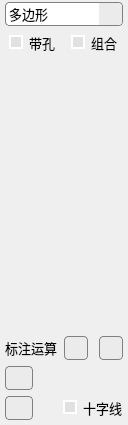
            <widget class="QWidget" name="page_4">
             <property name="enabled">
              <bool>true</bool>
             </property>
             <property name="geometry">
              <rect>
               <x>0</x>
               <y>0</y>
               <width>128</width>
               <height>425</height>
              </rect>
             </property>
             <property name="font">
              <font>
               <pointsize>10</pointsize>
              </font>
             </property>
             <attribute name="label">
              <string>        绘制标注</string>
             </attribute>
             <layout class="QVBoxLayout" name="verticalLayout_2" stretch="1,0,50,1,0,0,1">
              <property name="spacing">
               <number>6</number>
              </property>
              <property name="leftMargin">
               <number>5</number>
              </property>
              <property name="topMargin">
               <number>2</number>
              </property>
              <property name="rightMargin">
               <number>5</number>
              </property>
              <property name="bottomMargin">
               <number>0</number>
              </property>
              <item>
               <widget class="QComboBox" name="comboBox_2">
                <property name="minimumSize">
                 <size>
                  <width>0</width>
                  <height>24</height>
                 </size>
                </property>
                <property name="maximumSize">
                 <size>
                  <width>16777215</width>
                  <height>24</height>
                 </size>
                </property>
                <property name="font">
                 <font>
                  <pointsize>10</pointsize>
                 </font>
                </property>
                <property name="styleSheet">
                 <string notr="true">QComboBox {
    border-radius: 4px;
    border: 1px solid grey;
    padding: 1px 18px 1px 3px;
    background-color: white;
    selection-background-color: darkgray;
}
QComboBox:hover {

    background-color: rgb(210, 230, 245);
}

QComboBox::drop-down {
    subcontrol-origin: padding;
    subcontrol-position: center right;
    width: 15px;
	padding:4px;
    border-left-width: 1px;
    border-left-color: #d4d4d4;
	border-top-right-radius: 4px;
	border-bottom-right-radius: 4px;
    /*background-color: qlineargradient(x1: 0, y1: 0, x2: 1, y2: 0, stop: 0 #e6e6e6, stop: 1 #d4d4d4);*/
background-color: rgb(235, 235, 235);
}


QComboBox::down-arrow {
    border-image: url(images/ChevronDown_black.svg);
}
</string>
                </property>
                <item>
                 <property name="text">
                  <string>多边形</string>
                 </property>
                </item>
                <item>
                 <property name="text">
                  <string>矩形</string>
                 </property>
                </item>
                <item>
                 <property name="text">
                  <string>椭圆形</string>
                 </property>
                </item>
                <item>
                 <property name="text">
                  <string>像素</string>
                 </property>
                </item>
               </widget>
              </item>
              <item>
               <layout class="QHBoxLayout" name="horizontalLayout_19">
                <item alignment="Qt::AlignHCenter">
                 <widget class="QCheckBox" name="checkBox_hole">
                  <property name="font">
                   <font>
                    <pointsize>10</pointsize>
                   </font>
                  </property>
                  <property name="styleSheet">
                   <string notr="true">QCheckBox::indicator{ 
border:  2px solid white; 
 }
QCheckBox::indicator:checked {
    background-color:       blue;
}

QCheckBox::indicator:unchecked {
    background-color:       rgb(225, 225, 225);
}</string>
                  </property>
                  <property name="text">
                   <string>带孔</string>
                  </property>
                 </widget>
                </item>
                <item alignment="Qt::AlignHCenter">
                 <widget class="QCheckBox" name="checkBox_union">
                  <property name="font">
                   <font>
                    <pointsize>10</pointsize>
                   </font>
                  </property>
                  <property name="styleSheet">
                   <string notr="true">QCheckBox::indicator{ 
border:  2px solid white; 
 }
QCheckBox::indicator:checked {
    background-color:       blue;
}

QCheckBox::indicator:unchecked {
    background-color:       rgb(225, 225, 225);
}</string>
                  </property>
                  <property name="text">
                   <string>组合</string>
                  </property>
                 </widget>
                </item>
               </layout>
              </item>
              <item>
               <widget class="ObjList" name="obj_list" native="true">
                <property name="sizePolicy">
                 <sizepolicy hsizetype="Minimum" vsizetype="Expanding">
                  <horstretch>0</horstretch>
                  <verstretch>0</verstretch>
                 </sizepolicy>
                </property>
                <property name="minimumSize">
                 <size>
                  <width>0</width>
                  <height>0</height>
                 </size>
                </property>
                <property name="font">
                 <font>
                  <pointsize>10</pointsize>
                 </font>
                </property>
               </widget>
              </item>
              <item>
               <layout class="QHBoxLayout" name="horizontalLayout_23">
                <item alignment="Qt::AlignLeft">
                 <widget class="QLabel" name="label_7">
                  <property name="font">
                   <font>
                    <pointsize>10</pointsize>
                   </font>
                  </property>
                  <property name="text">
                   <string>标注运算</string>
                  </property>
                 </widget>
                </item>
                <item alignment="Qt::AlignHCenter">
                 <widget class="QPushButton" name="pushButton_bing">
                  <property name="minimumSize">
                   <size>
                    <width>0</width>
                    <height>24</height>
                   </size>
                  </property>
                  <property name="maximumSize">
                   <size>
                    <width>24</width>
                    <height>24</height>
                   </size>
                  </property>
                  <property name="toolTip">
                   <string>并集运算</string>
                  </property>
                  <property name="styleSheet">
                   <string notr="true">QPushButton
{background-color: rgb(235, 235, 235);
border: 1px solid gray;
border-radius: 4px;
padding-left:4px;
padding-right:4px;


}
 QPushButton:hover {
            background-color:  rgb(225, 225, 225);
}

 QPushButton:pressed {
            background-color:  rgb(215, 215, 215);
        }        

</string>
                  </property>
                  <property name="text">
                   <string/>
                  </property>
                  <property name="icon">
                   <iconset>
                    <normaloff>images/operation/bing.png</normaloff>images/operation/bing.png</iconset>
                  </property>
                  <property name="iconSize">
                   <size>
                    <width>13</width>
                    <height>15</height>
                   </size>
                  </property>
                 </widget>
                </item>
                <item alignment="Qt::AlignRight">
                 <widget class="QPushButton" name="pushButton_cha">
                  <property name="minimumSize">
                   <size>
                    <width>0</width>
                    <height>24</height>
                   </size>
                  </property>
                  <property name="maximumSize">
                   <size>
                    <width>24</width>
                    <height>24</height>
                   </size>
                  </property>
                  <property name="toolTip">
                   <string>差集运算</string>
                  </property>
                  <property name="styleSheet">
                   <string notr="true">QPushButton
{background-color: rgb(235, 235, 235);
border: 1px solid gray;
border-radius: 4px;
padding-left:4px;
padding-right:4px;


}
 QPushButton:hover {
            background-color:  rgb(225, 225, 225);
}

 QPushButton:pressed {
            background-color:  rgb(215, 215, 215);
        }        

</string>
                  </property>
                  <property name="text">
                   <string/>
                  </property>
                  <property name="icon">
                   <iconset>
                    <normaloff>images/operation/cha.png</normaloff>images/operation/cha.png</iconset>
                  </property>
                  <property name="iconSize">
                   <size>
                    <width>13</width>
                    <height>15</height>
                   </size>
                  </property>
                 </widget>
                </item>
               </layout>
              </item>
              <item>
               <layout class="QHBoxLayout" name="horizontalLayout">
                <property name="spacing">
                 <number>6</number>
                </property>
                <property name="topMargin">
                 <number>0</number>
                </property>
                <property name="bottomMargin">
                 <number>0</number>
                </property>
                <item>
                 <widget class="QPushButton" name="pushButton_pen_color">
                  <property name="minimumSize">
                   <size>
                    <width>0</width>
                    <height>24</height>
                   </size>
                  </property>
                  <property name="maximumSize">
                   <size>
                    <width>28</width>
                    <height>24</height>
                   </size>
                  </property>
                  <property name="toolTip">
                   <string>画笔颜色</string>
                  </property>
                  <property name="styleSheet">
                   <string notr="true">QPushButton
{background-color: rgb(235, 235, 235);
border: 1px solid gray;
border-radius: 4px;
padding-left:4px;
padding-right:4px;


}
 QPushButton:hover {
            background-color:  rgb(225, 225, 225);
}

 QPushButton:pressed {
            background-color:  rgb(215, 215, 215);
        }        

</string>
                  </property>
                  <property name="text">
                   <string/>
                  </property>
                  <property name="icon">
                   <iconset>
                    <normaloff>images/colors2.png</normaloff>images/colors2.png</iconset>
                  </property>
                  <property name="iconSize">
                   <size>
                    <width>20</width>
                    <height>20</height>
                   </size>
                  </property>
                 </widget>
                </item>
                <item alignment="Qt::AlignRight">
                 <widget class="IconSpin" name="spinBox_thickness" native="true">
                  <property name="minimumSize">
                   <size>
                    <width>64</width>
                    <height>0</height>
                   </size>
                  </property>
                  <property name="toolTip">
                   <string>画笔粗细</string>
                  </property>
                 </widget>
                </item>
               </layout>
              </item>
              <item>
               <layout class="QHBoxLayout" name="horizontalLayout_4">
                <property name="spacing">
                 <number>4</number>
                </property>
                <item>
                 <widget class="QPushButton" name="pushButton_cross_color">
                  <property name="enabled">
                   <bool>false</bool>
                  </property>
                  <property name="sizePolicy">
                   <sizepolicy hsizetype="Expanding" vsizetype="Fixed">
                    <horstretch>0</horstretch>
                    <verstretch>0</verstretch>
                   </sizepolicy>
                  </property>
                  <property name="minimumSize">
                   <size>
                    <width>0</width>
                    <height>24</height>
                   </size>
                  </property>
                  <property name="maximumSize">
                   <size>
                    <width>28</width>
                    <height>24</height>
                   </size>
                  </property>
                  <property name="font">
                   <font>
                    <pointsize>10</pointsize>
                   </font>
                  </property>
                  <property name="toolTip">
                   <string>十字线颜色</string>
                  </property>
                  <property name="styleSheet">
                   <string notr="true">QPushButton
{background-color: rgb(235, 235, 235);
border: 1px solid gray;
border-radius: 4px;
padding-left:4px;
padding-right:4px;


}
 QPushButton:hover {
            background-color:  rgb(225, 225, 225);
}

 QPushButton:pressed {
            background-color:  rgb(215, 215, 215);
        }        

</string>
                  </property>
                  <property name="text">
                   <string/>
                  </property>
                  <property name="icon">
                   <iconset>
                    <normaloff>images/cross_line.png</normaloff>images/cross_line.png</iconset>
                  </property>
                 </widget>
                </item>
                <item alignment="Qt::AlignRight">
                 <widget class="QCheckBox" name="checkBox_hide_cross">
                  <property name="font">
                   <font>
                    <pointsize>10</pointsize>
                   </font>
                  </property>
                  <property name="styleSheet">
                   <string notr="true">QCheckBox::indicator:checked {
    background-color:       blue;
    border:                 2px solid white;  

}

QCheckBox::indicator:unchecked {
    background-color:       rgb(225, 225, 225);
    border:                 2px solid white;  

}
</string>
                  </property>
                  <property name="text">
                   <string>十字线</string>
                  </property>
                  <property name="checked">
                   <bool>false</bool>
                  </property>
                 </widget>
                </item>
               </layout>
              </item>
              <item>
               <spacer name="verticalSpacer_3">
                <property name="orientation">
                 <enum>Qt::Vertical</enum>
                </property>
                <property name="sizeHint" stdset="0">
                 <size>
                  <width>20</width>
                  <height>40</height>
                 </size>
                </property>
               </spacer>
              </item>
             </layout>
             <zorder>comboBox_2</zorder>
             <zorder>obj_list</zorder>
             <zorder>verticalSpacer_3</zorder>
             <zorder>horizontalLayoutWidget</zorder>
             <zorder></zorder>
             <zorder></zorder>
            </widget>
